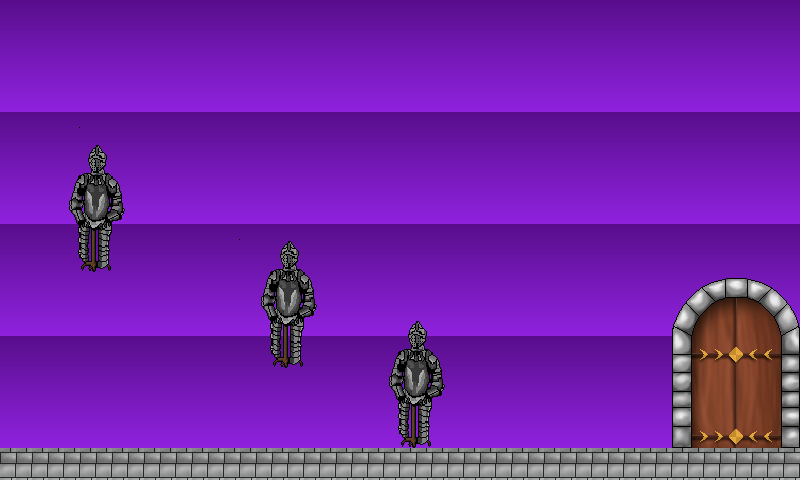

A level layout from a 2D game, rendered from its tile map. Below: a short description, then the map file with tile-grid data replaced by summaries:
An orthogonal 50x30 tile map with 16x16 px tiles, 3 tile layers (Tile Layer 1, Tile Layer 2, Tile Layer 3), 2 tilesets and 51 objects (33x fixture, 18x object).

<map version="1.0" orientation="orthogonal" renderorder="right-down" width="50" height="30" tilewidth="16" tileheight="16" nextobjectid="53">
 <tileset firstgid="1" name="castle_0 - Copy" tilewidth="16" tileheight="16">
  <image source="../assets/castle_0 - Copy.png" width="512" height="640" />
 </tileset>
 <tileset firstgid="1281" name="BGSkyTwilight3" tilewidth="16" tileheight="16">
  <image source="../assets/BGSkyTwilight3.png" width="32" height="480" />
 </tileset>
 <layer name="Tile Layer 1" width="50" height="30">
  <data>[1500 cells, 64 non-empty, 32 distinct tile ids]</data>
 </layer>
 <layer name="Tile Layer 2" width="50" height="30">
  <data>[1500 cells, 1500 non-empty, 16 distinct tile ids]</data>
 </layer>
 <layer name="Tile Layer 3" width="50" height="30">
  <data>[1500 cells, 192 non-empty, 120 distinct tile ids]</data>
 </layer>
 <objectgroup name="Object Layer 1">
  <object id="1" name="line1" type="object" x="797" y="449">
   <properties>
    <property name="isSensor" value="true" />
    <property name="userData" value="line1" />
   </properties>
   <polyline points="0,0 -623,25 -796,-50" />
  </object>
  <object id="2" name="line2" type="object" x="1.5652" y="71">
   <properties>
    <property name="isSensor" value="true" />
    <property name="userData" value="line2" />
   </properties>
   <polyline points="0,0 196,-56 490.667,-70.6667 746.667,-49.3333 798.667,2.66667" />
  </object>
  <object id="3" name="ptiche" type="object" x="82" y="133.333" width="36" height="23.3333">
   <properties>
    <property name="isSensor" value="true" />
    <property name="userData" value="qice" />
   </properties>
  </object>
  <object id="4" name="egg1point1" type="fixture" x="145.5" y="43.5" width="11" height="11">
   <properties>
    <property name="body" value="ptiche" />
    <property name="isSensor" value="true" />
    <property name="userData" value="egg1point1" />
   </properties>
   <ellipse />
  </object>
  <object id="5" name="egg1point1" type="fixture" x="131.5" y="118.5" width="11" height="11">
   <properties>
    <property name="body" value="ptiche" />
    <property name="isSensor" value="true" />
    <property name="userData" value="egg1point1" />
   </properties>
   <ellipse />
  </object>
  <object id="6" name="egg1point1" type="fixture" x="60.5" y="115.5" width="11" height="11">
   <properties>
    <property name="body" value="ptiche" />
    <property name="isSensor" value="true" />
    <property name="userData" value="egg1point1" />
   </properties>
   <ellipse />
  </object>
  <object id="7" name="egg1point1" type="fixture" x="41.5" y="40.5" width="11" height="11">
   <properties>
    <property name="body" value="ptiche" />
    <property name="isSensor" value="true" />
    <property name="userData" value="egg1point1" />
   </properties>
   <ellipse />
  </object>
  <object id="8" name="egg1point1" type="fixture" x="13.5" y="21.5" width="11" height="11">
   <properties>
    <property name="body" value="ptiche" />
    <property name="isSensor" value="true" />
    <property name="userData" value="egg1point1" />
   </properties>
   <ellipse />
  </object>
  <object id="9" name="egg1point1" type="fixture" x="195.5" y="23.5" width="11" height="11">
   <properties>
    <property name="body" value="ptiche" />
    <property name="isSensor" value="true" />
    <property name="userData" value="egg1point1" />
   </properties>
   <ellipse />
  </object>
  <object id="10" name="ptiche2" type="object" x="264" y="225.333" width="36" height="23.3333">
   <properties>
    <property name="isSensor" value="true" />
    <property name="userData" value="qice" />
   </properties>
  </object>
  <object id="11" name="egg1point1" type="fixture" x="329.5" y="115.5" width="11" height="11">
   <properties>
    <property name="body" value="ptiche2" />
    <property name="isSensor" value="true" />
    <property name="userData" value="egg1point1" />
   </properties>
   <ellipse />
  </object>
  <object id="12" name="egg1point1" type="fixture" x="311.5" y="209.5" width="11" height="11">
   <properties>
    <property name="body" value="ptiche2" />
    <property name="isSensor" value="true" />
    <property name="userData" value="egg1point1" />
   </properties>
   <ellipse />
  </object>
  <object id="13" name="egg1point1" type="fixture" x="244.5" y="209.5" width="11" height="11">
   <properties>
    <property name="body" value="ptiche2" />
    <property name="isSensor" value="true" />
    <property name="userData" value="egg1point1" />
   </properties>
   <ellipse />
  </object>
  <object id="14" name="egg1point1" type="fixture" x="198.5" y="139.5" width="11" height="11">
   <properties>
    <property name="body" value="ptiche2" />
    <property name="isSensor" value="true" />
    <property name="userData" value="egg1point1" />
   </properties>
   <ellipse />
  </object>
  <object id="15" name="egg1point1" type="fixture" x="172.5" y="96.5" width="11" height="11">
   <properties>
    <property name="body" value="ptiche2" />
    <property name="isSensor" value="true" />
    <property name="userData" value="egg1point1" />
   </properties>
   <ellipse />
  </object>
  <object id="16" name="egg1point1" type="fixture" x="363.5" y="53.5" width="11" height="11">
   <properties>
    <property name="body" value="ptiche2" />
    <property name="isSensor" value="true" />
    <property name="userData" value="egg1point1" />
   </properties>
   <ellipse />
  </object>
  <object id="17" name="ptiche3" type="object" x="398" y="303.333" width="36" height="23.3333">
   <properties>
    <property name="isSensor" value="true" />
    <property name="userData" value="qice" />
   </properties>
  </object>
  <object id="18" name="egg1point1" type="fixture" x="494.5" y="162.5" width="11" height="11">
   <properties>
    <property name="body" value="ptiche3" />
    <property name="isSensor" value="true" />
    <property name="userData" value="egg1point1" />
   </properties>
   <ellipse />
  </object>
  <object id="19" name="egg1point1" type="fixture" x="448.5" y="282.5" width="11" height="11">
   <properties>
    <property name="body" value="ptiche3" />
    <property name="isSensor" value="true" />
    <property name="userData" value="egg1point1" />
   </properties>
   <ellipse />
  </object>
  <object id="20" name="egg1point1" type="fixture" x="382.5" y="281.5" width="11" height="11">
   <properties>
    <property name="body" value="ptiche3" />
    <property name="isSensor" value="true" />
    <property name="userData" value="egg1point1" />
   </properties>
   <ellipse />
  </object>
  <object id="21" name="egg1point1" type="fixture" x="345.5" y="238.5" width="11" height="11">
   <properties>
    <property name="body" value="ptiche3" />
    <property name="isSensor" value="true" />
    <property name="userData" value="egg1point1" />
   </properties>
   <ellipse />
  </object>
  </objectgroup>
</map>
<!-- 30 of 51 objects omitted -->
